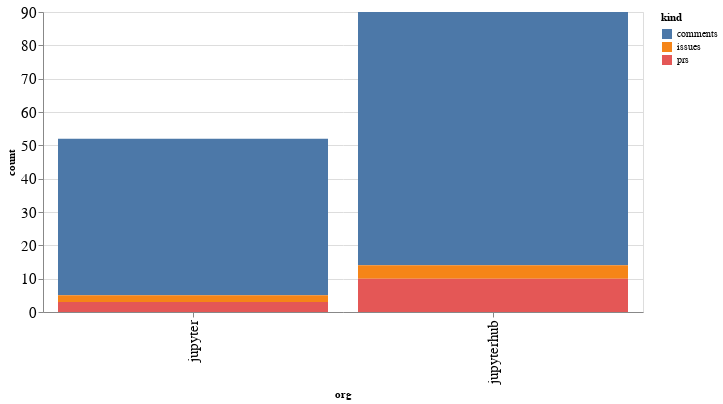

Here is the notebook cell this chart was saved with:
### Code cell
alt.Chart(org_summaries, width=600).mark_bar().encode(
    x='org',
    y='count',
    color='kind',
    tooltip="org"
)

### Figure 1 — Vega-Lite specification as saved in the notebook (floating-point values rounded to 4 significant figures)
{"config": {"axisLeft": {"labelFontSize": 15}, "axisBottom": {"labelFontSize": 15}}, "data": {"name": "data-a91dd7221ae9c0660106df0d8a4a91de"}, "mark": "bar", "encoding": {"color": {"type": "nominal", "field": "kind"}, "tooltip": {"type": "nominal", "field": "org"}, "x": {"type": "nominal", "field": "org"}, "y": {"type": "quantitative", "field": "count"}}, "width": 600, "$schema": "https://vega.github.io/schema/vega-lite/v4.8.1.json", "datasets": {"data-a91dd7221ae9c0660106df0d8a4a91de": [{"org": "jupyter", "kind": "comments", "count": 47}, {"org": "jupyter", "kind": "issues", "count": 2}, {"org": "jupyter", "kind": "prs", "count": 3}, {"org": "jupyterhub", "kind": "comments", "count": 76}, {"org": "jupyterhub", "kind": "issues", "count": 4}, {"org": "jupyterhub", "kind": "prs", "count": 10}]}}
